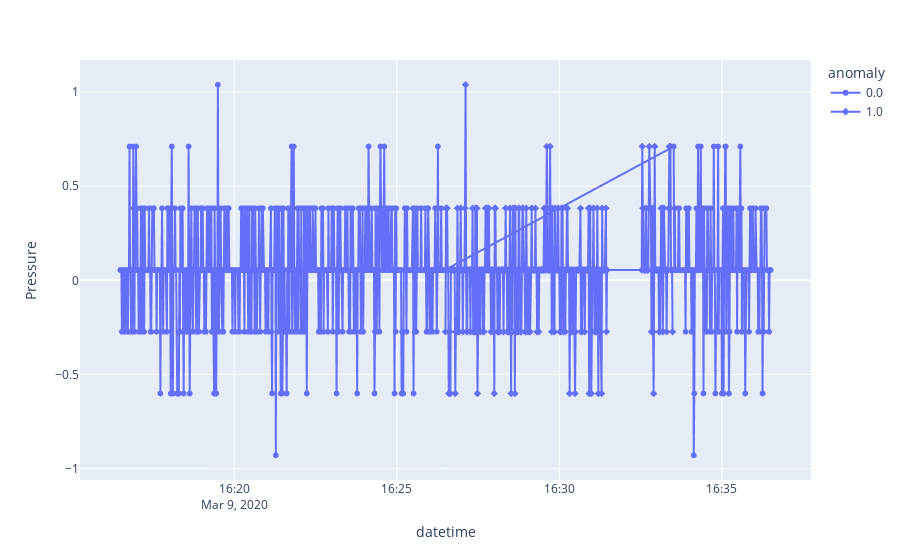

Source (notebook cell):
### Code cell
fig = px.line(df, x='datetime', y='Pressure', markers='r', symbol="anomaly")

fig.show()

### Figure 1 — Plotly figure (JSON) as saved in the notebook; plotly's stock layout.template omitted (floating-point values rounded to 4 significant figures; data arrays with more than 128 entries replaced by an {"elided": "..."} marker saying what was removed)
{"data": [{"hovertemplate": "anomaly=0.0<br>datetime=%{x}<br>Pressure=%{y}<extra></extra>", "legendgroup": "0.0", "line": {"color": "#636efa", "dash": "solid"}, "marker": {"symbol": "circle"}, "mode": "markers+lines", "name": "0.0", "showlegend": true, "type": "scattergl", "x": {"elided": "730 str values"}, "xaxis": "x", "y": {"elided": "730 float values"}, "yaxis": "y"}, {"hovertemplate": "anomaly=1.0<br>datetime=%{x}<br>Pressure=%{y}<extra></extra>", "legendgroup": "1.0", "line": {"color": "#636efa", "dash": "solid"}, "marker": {"symbol": "diamond"}, "mode": "markers+lines", "name": "1.0", "showlegend": true, "type": "scattergl", "x": {"elided": "333 str values"}, "xaxis": "x", "y": {"elided": "333 float values"}, "yaxis": "y"}], "layout": {"legend": {"title": {"text": "anomaly"}, "tracegroupgap": 0}, "margin": {"t": 60}, "xaxis": {"anchor": "y", "domain": [0, 1], "title": {"text": "datetime"}}, "yaxis": {"anchor": "x", "domain": [0, 1], "title": {"text": "Pressure"}}}}
